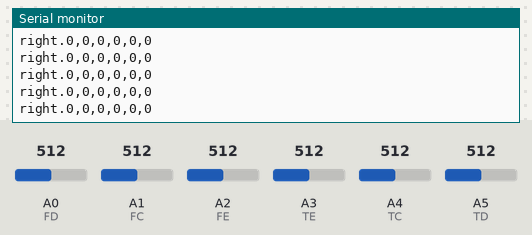
The sketch below on a simulated Arduino Uno, built with avr-gcc and run on an emulated ATmega328P. Shown: the last lines printed to the serial monitor. Inputs (shaded band) come from the test bench; at power-on: A1 (FC) = 512, A5 (TD) = 512, A0 (FD) = 512, A2 (FE) = 512, A3 (TE) = 512, A4 (TC) = 512.

Above: at 2.7 s.
2.8 s: A1 (FC) set to 532
At 2.85 s:
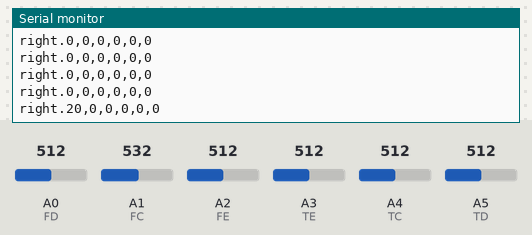
10.3 s: A5 (TD) set to 534
At 10.34 s:
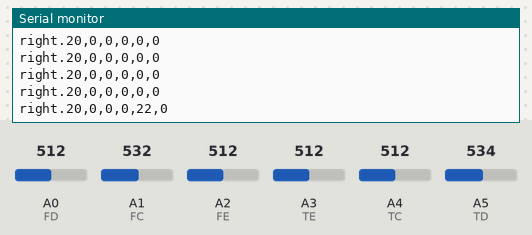

Measured:
- after the input at 2.8 s, the serial monitor: prints a new line after 0.05 s (image 1)
- after the input at 10.3 s, the serial monitor: prints a new line at once (image 2)

The sketch:

Sensores_carrinho.ino
```cpp
int FC = A1; //Sensor Frente Centro
int FD = A0; //Sensor Frente Direira
int FE = A2; //Sensor Frente Esquerda
int TC = A4; //Sensor Trás Centro
int TD = A5; //Sensor Trás Direita
int TE = A3; //Sensor Trás Esquerda

int calibrando = 1;

int avgFC = 0;
int avgFD = 0;
int avgFE = 0;
int avgTC = 0;
int avgTD = 0;
int avgTE = 0;
int nCalibracoes = 0;

void setup() {
  Serial.begin(9600);
  Serial.println("Calibrando");
}

void loop() {

  if (calibrando) {

    avgFC += analogRead(FC);
    avgFD += analogRead(FD);
    avgFE += analogRead(FE);
    avgTC += analogRead(TC);
    avgTD += analogRead(TD);
    avgTE += analogRead(TE);
    nCalibracoes++;

    if (nCalibracoes >= 20) {
      avgFC = avgFC / nCalibracoes;
      avgFD = avgFD / nCalibracoes;
      avgFE = avgFE / nCalibracoes;
      avgTC = avgTC / nCalibracoes;
      avgTD = avgTD / nCalibracoes;
      avgTE = avgTE / nCalibracoes;
      calibrando = 0;
    }

  } else {
    Serial.print("right.");
    Serial.print(analogRead(FC) - avgFC);
    Serial.print(",");
    Serial.print(analogRead(FD) - avgFD);
    Serial.print(",");
    Serial.print(analogRead(FE) - avgFE);
    Serial.print(",");
    Serial.print(analogRead(TC) - avgTC);
    Serial.print(",");
    Serial.print(analogRead(TD) - avgTD);
    Serial.print(",");
    Serial.print(analogRead(TE) - avgTE);
    Serial.println();
    delay(100);
  }
}

void printTermometro(int input) {
  for (int i = 0; i < 1024; i++) {
    if (i < input) {
      Serial.print("1");
    } else {
      Serial.print("0");
    }
    if (i < 1023) {
      Serial.print(",");
    }
  }
}
```
